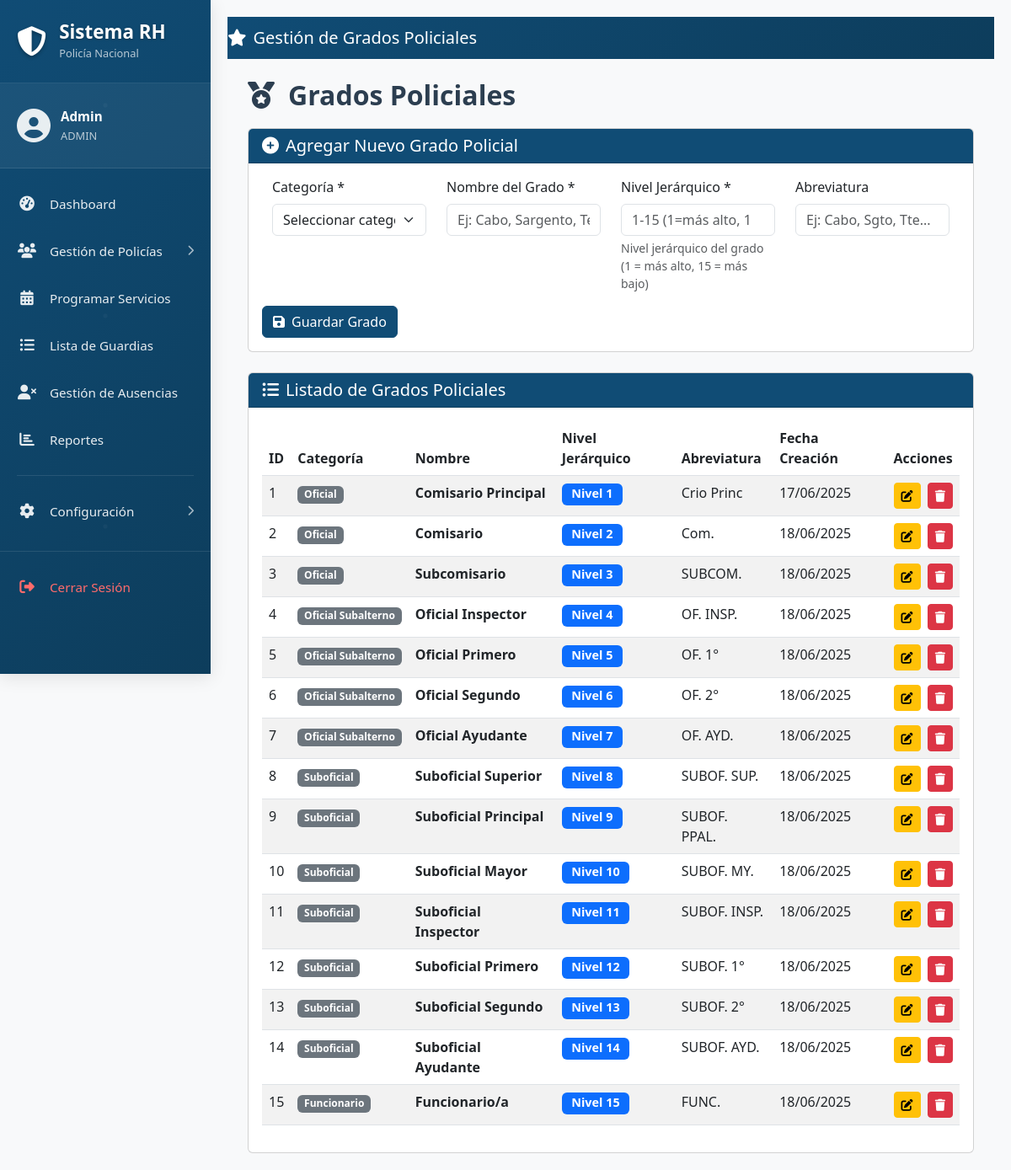
Page /admin/policias/grado/index.php (signed in) on the committed database.
### tables this page shows
CREATE TABLE `usuarios` (
  `id` int NOT NULL,
  `nombre_usuario` varchar(50) NOT NULL,
  `contraseña` varchar(255) NOT NULL,
  `nombre_completo` varchar(100) DEFAULT NULL,
  `email` varchar(100) DEFAULT NULL,
  `rol` enum('ADMIN','SUPERADMIN') DEFAULT 'ADMIN',
  `activo` tinyint(1) DEFAULT '1',
  `creado_en` timestamp NULL DEFAULT CURRENT_TIMESTAMP,
  `actualizado_en` timestamp NULL DEFAULT CURRENT_TIMESTAMP ON UPDATE CURRENT_TIMESTAMP
);

CREATE TABLE `tipo_grados` (
  `id` int NOT NULL,
  `nombre` varchar(100) NOT NULL,
  `nivel_jerarquia` int NOT NULL,
  `abreviatura` varchar(20) DEFAULT NULL,
  `grado_id` int NOT NULL,
  `created_at` timestamp NULL DEFAULT CURRENT_TIMESTAMP,
  `updated_at` timestamp NULL DEFAULT CURRENT_TIMESTAMP ON UPDATE CURRENT_TIMESTAMP
);

CREATE TABLE `grados` (
  `id` int NOT NULL,
  `nombre` varchar(100) NOT NULL,
  `nivel_jerarquia` int NOT NULL,
  `abreviatura` varchar(20) DEFAULT NULL,
  `descripcion` text,
  `created_at` timestamp NULL DEFAULT CURRENT_TIMESTAMP,
  `updated_at` timestamp NULL DEFAULT CURRENT_TIMESTAMP ON UPDATE CURRENT_TIMESTAMP
);

### admin/policias/grado/index.php (the view, shortened to what this page needs)
<?php
require_once '../../../cnx/db_connect.php';
$grados = [];
$result_grados = $conn->prepare("SELECT tg.*, g.nombre as categoria_nombre FROM tipo_grados tg JOIN grados g ON tg.grado_id = g.id ORDER BY g.nivel_jerarquia ASC, tg.nivel_jerarquia ASC");
$result_grados->execute();
while ($row = $result_grados->fetch(PDO::FETCH_ASSOC)) {
    $grados[] = $row;
}
?>
<!DOCTYPE html>
<html lang="es">
<head>
    <link href="https://cdn.jsdelivr.net/npm/bootstrap@5.3.0/dist/css/bootstrap.min.css" rel="stylesheet">
    <link href="https://cdnjs.cloudflare.com/ajax/libs/font-awesome/6.4.0/css/all.min.css" rel="stylesheet">
</head>
<body>
    <div class="container-fluid">
        <div class="row g-0">
            <?php include '../../inc/sidebar.php'; ?>
            <div class="col-md-9 col-lg-10">
                <main class="main-content">
                    <nav class="navbar navbar-expand-lg navbar-custom-color navbar-dark mb-4">
                        <div class="container-fluid">
                            <span class="navbar-brand mb-0 h1">
                                <i class="fas fa-star me-2"></i>Gestión de Grados Policiales
                            </span>
                        </div>
                    </nav>
                    <div class="container-fluid px-4">
                        <h2 class="page-title-custom">
                            <i class="fas fa-medal me-3"></i>Grados Policiales
                        </h2>
                        <div class="card mb-4">
                            <div class="card-header card-header-custom">
                                <h5 class="mb-0"><i class="fas fa-plus-circle me-2"></i>Agregar Nuevo Grado Policial</h5>
                            </div>
                            <div class="card-body">
                                <form method="POST" action="<?php echo htmlspecialchars($_SERVER['PHP_SELF']); ?>">
                                    <div class="row">
                                        <div class="col-md-3 mb-3">
                                            <label for="grado_id" class="form-label">Categoría *</label>
                                            <select class="form-select" id="grado_id" name="grado_id" required>
                                                <option value="">Seleccionar categoría...</option>
                                            </select>
                                        </div>
                                        <div class="col-md-3 mb-3">
                                            <label for="nombre_grado" class="form-label">Nombre del Grado *</label>
                                            <input type="text" class="form-control" id="nombre_grado" name="nombre_grado" required placeholder="Ej: Cabo, Sargento, Teniente...">
                                        </div>
                                        <div class="col-md-3 mb-3">
                                            <label for="nivel_grado" class="form-label">Nivel Jerárquico *</label>
                                            <input type="number" class="form-control" id="nivel_grado" name="nivel_grado" required min="1" max="15" placeholder="1-15 (1=más alto, 15=más bajo)">
                                            <div class="form-text">Nivel jerárquico del grado (1 = más alto, 15 = más bajo)</div>
                                        </div>
                                        <div class="col-md-3 mb-3">
                                            <label for="abreviatura_grado" class="form-label">Abreviatura</label>
                                            <input type="text" class="form-control" id="abreviatura_grado" name="abreviatura_grado" placeholder="Ej: Cabo, Sgto, Tte...">
                                        </div>
                                    </div>
                                    <button type="submit" class="btn btn-custom-primary">
                                        <i class="fas fa-save me-2"></i>Guardar Grado
                                    </button>
                                </form>
                            </div>
                        </div>
                        <div class="card">
                            <div class="card-header card-header-custom">
                                <h5 class="mb-0"><i class="fas fa-list-ul me-2"></i>Listado de Grados Policiales</h5>
                            </div>
                            <div class="card-body">
                                <div class="table-responsive">
                                    <table class="table table-striped table-hover">
                                        <thead>
                                            <tr>
                                                <th>ID</th>
                                                <th>Categoría</th>
                                                <th>Nombre</th>
                                                <th>Nivel Jerárquico</th>
                                                <th>Abreviatura</th>
                                                <th>Fecha Creación</th>
                                                <th>Acciones</th>
                                            </tr>
                                        </thead>
                                        <tbody>
                                            <?php if (count($grados) > 0): ?>
                                                <?php foreach ($grados as $grado): ?>
                                                <tr>
                                                    <td><?php echo $grado['id']; ?></td>
                                                    <td>
                                                        <span class="badge bg-secondary"><?php echo htmlspecialchars($grado['categoria_nombre']); ?></span>
                                                    </td>
                                                    <td>
                                                        <strong><?php echo htmlspecialchars($grado['nombre']); ?></strong>
                                                    </td>
                                                    <td>
                                                        <span class="badge bg-primary nivel-badge">
                                                            Nivel <?php echo $grado['nivel_jerarquia']; ?>
                                                        </span>
                                                    </td>
                                                    <td>
                                                        <?php echo htmlspecialchars($grado['abreviatura'] ?: 'N/A'); ?>
                                                    </td>
                                                    <td>
                                                        <?php echo date('d/m/Y', strtotime($grado['created_at'])); ?>
                                                    </td>
                                                    <td>
                                                        <button class="btn btn-sm btn-warning me-1" onclick="editarGrado(<?php echo $grado['id']; ?>, '<?php echo addslashes($grado['nombre']); ?>', <?php echo $grado['nivel_jerarquia']; ?>, '<?php echo addslashes($grado['abreviatura']); ?>', <?php echo $grado['grado_id']; ?>)" title="Editar">
                                                            <i class="fas fa-edit"></i>
                                                        </button>
                                                        <button class="btn btn-sm btn-danger" onclick="confirmarEliminacion(<?php echo $grado['id']; ?>,'<?php echo htmlspecialchars(addslashes($grado['nombre'])); ?>')" title="Eliminar">
                                                            <i class="fas fa-trash"></i>
                                                        </button>
                                                    </td>
                                                </tr>
                                                <?php endforeach; ?>
                                            <?php endif; ?>
                                        </tbody>
                                    </table>
                                </div>
                            </div>
                        </div>
                    </div>
                </main>
            </div>
        </div>
    </div>
</body>
</html>

### admin/inc/sidebar.php (shortened to what this page needs)
<?php
if (isset($_SESSION['usuario_id'])) {
    require_once __DIR__ . '/../../cnx/db_connect.php';
    $stmt = $conn->prepare("SELECT nombre_usuario, rol FROM usuarios WHERE id = ?");
    $stmt->execute([$_SESSION['usuario_id']]);
    $usuario_actual = $stmt->fetch();
}
?>
<div class="col-md-3 col-lg-2 px-0">
    <div class="sidebar modern-sidebar">
        <div class="sidebar-header">
            <div class="logo-container">
                <i class="fas fa-shield-alt logo-icon"></i>
                <div class="logo-text">
                    <h4>Sistema RH</h4>
                    <span class="subtitle">Policía Nacional</span>
                </div>
            </div>
        </div>
        <div class="user-profile">
            <div class="user-avatar">
                <i class="fas fa-user-circle"></i>
            </div>
            <div class="user-info">
                <span class="user-name"><?php echo isset($usuario_actual) ? htmlspecialchars($usuario_actual['nombre_usuario']) : 'Usuario'; ?></span>
                <span class="user-role"><?php echo isset($usuario_actual) ? htmlspecialchars($usuario_actual['rol']) : 'Sistema'; ?></span>
            </div>
        </div>
        <nav class="sidebar-nav">
            <ul class="nav-menu">
                <li class="nav-item <?php echo (isset($_GET['page']) && $_GET['page'] === 'dashboard') ? 'active' : ''; ?>">
                    <a href="/SistemaRH/admin/index.php" class="nav-link">
                        <div class="nav-icon">
                            <i class="fas fa-tachometer-alt"></i>
                        </div>
                        <span class="nav-text">Dashboard</span>
                    </a>
                </li>
                <li class="nav-item has-submenu <?php echo (isset($_GET['page']) && $_GET['page'] === 'policias') ? 'active' : ''; ?>">
                    <a href="#" class="nav-link">
                        <div class="nav-icon">
                            <i class="fas fa-users"></i>
                        </div>
                        <span class="nav-text">Gestión de Policías</span>
                        <i class="fas fa-chevron-right submenu-arrow"></i>
                    </a>
                </li>
                <li class="nav-item <?php echo (isset($_GET['page']) && $_GET['page'] === 'servicios') ? 'active' : ''; ?>">
                    <a href="/SistemaRH/admin/servicios/index.php" class="nav-link">
                        <div class="nav-icon">
                            <i class="fas fa-calendar-alt"></i>
                        </div>
                        <span class="nav-text">Programar Servicios</span>
                    </a>
                </li>
                <li class="nav-item <?php echo (isset($_GET['page']) && $_GET['page'] === 'guardias') ? 'active' : ''; ?>">
                    <a href="/SistemaRH/admin/guardias/index.php" class="nav-link">
                        <div class="nav-icon">
                            <i class="fas fa-list-ul"></i>
                        </div>
                        <span class="nav-text">Lista de Guardias</span>
                    </a>
                </li>
                <li class="nav-item <?php echo (isset($_GET['page']) && $_GET['page'] === 'ausencias') ? 'active' : ''; ?>">
                    <a href="/SistemaRH/admin/ausencias/index.php" class="nav-link">
                        <div class="nav-icon">
                            <i class="fas fa-user-times"></i>
                        </div>
                        <span class="nav-text">Gestión de Ausencias</span>
                    </a>
                </li>
                <li class="nav-item <?php echo (strpos($_SERVER['REQUEST_URI'] ?? '', '/admin/reporte/') !== false) ? 'active' : ''; ?>">
                    <a href="/SistemaRH/admin/reporte/index.php" class="nav-link">
                        <div class="nav-icon">
                            <i class="fas fa-chart-bar"></i>
                        </div>
                        <span class="nav-text">Reportes</span>
                    </a>
                </li>
                <li class="nav-separator"></li>
                <li class="nav-item has-submenu">
                    <a href="#" class="nav-link">
                        <div class="nav-icon">
                            <i class="fas fa-cog"></i>
                        </div>
                        <span class="nav-text">Configuración</span>
                        <i class="fas fa-chevron-right submenu-arrow"></i>
                    </a>
                </li>
                <li class="nav-item logout-item">
                    <a href="/SistemaRH/admin/logout.php" class="nav-link logout-link">
                        <div class="nav-icon">
                            <i class="fas fa-sign-out-alt"></i>
                        </div>
                        <span class="nav-text">Cerrar Sesión</span>
                    </a>
                </li>
            </ul>
        </nav>
    </div>
</div>

### rows in the picture
usuarios: nombre_usuario "Admin", rol "ADMIN"
tipo_grados: id "1", grado.nombre "Oficial", nombre "Comisario Principal", nivel_jerarquia "1", abreviatura "Crio Princ", created_at "17/06/2025"
tipo_grados: id "2", grado.nombre "Oficial", nombre "Comisario", nivel_jerarquia "2", abreviatura "Com.", created_at "18/06/2025"
tipo_grados: id "3", grado.nombre "Oficial", nombre "Subcomisario", nivel_jerarquia "3", abreviatura "SUBCOM.", created_at "18/06/2025"
tipo_grados: id "4", grado.nombre "Oficial Subalterno", nombre "Oficial Inspector", nivel_jerarquia "4", abreviatura "OF. INSP.", created_at "18/06/2025"
tipo_grados: id "5", grado.nombre "Oficial Subalterno", nombre "Oficial Primero", nivel_jerarquia "5", abreviatura "OF. 1°", created_at "18/06/2025"
tipo_grados: id "6", grado.nombre "Oficial Subalterno", nombre "Oficial Segundo", nivel_jerarquia "6", abreviatura "OF. 2°", created_at "18/06/2025"
tipo_grados: id "7", grado.nombre "Oficial Subalterno", nombre "Oficial Ayudante", nivel_jerarquia "7", abreviatura "OF. AYD.", created_at "18/06/2025"
tipo_grados: id "8", grado.nombre "Suboficial", nombre "Suboficial Superior", nivel_jerarquia "8", abreviatura "SUBOF. SUP.", created_at "18/06/2025"
tipo_grados: id "9", grado.nombre "Suboficial", nombre "Suboficial Principal", nivel_jerarquia "9", abreviatura "SUBOF. PPAL.", created_at "18/06/2025"
tipo_grados: id "10", grado.nombre "Suboficial", nombre "Suboficial Mayor", nivel_jerarquia "10", abreviatura "SUBOF. MY.", created_at "18/06/2025"
tipo_grados: id "11", grado.nombre "Suboficial", nombre "Suboficial Inspector", nivel_jerarquia "11", abreviatura "SUBOF. INSP.", created_at "18/06/2025"
tipo_grados: id "12", grado.nombre "Suboficial", nombre "Suboficial Primero", nivel_jerarquia "12", abreviatura "SUBOF. 1°", created_at "18/06/2025"
tipo_grados: id "13", grado.nombre "Suboficial", nombre "Suboficial Segundo", nivel_jerarquia "13", abreviatura "SUBOF. 2°", created_at "18/06/2025"
tipo_grados: id "14", grado.nombre "Suboficial", nombre "Suboficial Ayudante", nivel_jerarquia "14", abreviatura "SUBOF. AYD.", created_at "18/06/2025"
tipo_grados: id "15", grado.nombre "Funcionario", nombre "Funcionario/a", nivel_jerarquia "15", abreviatura "FUNC.", created_at "18/06/2025"
